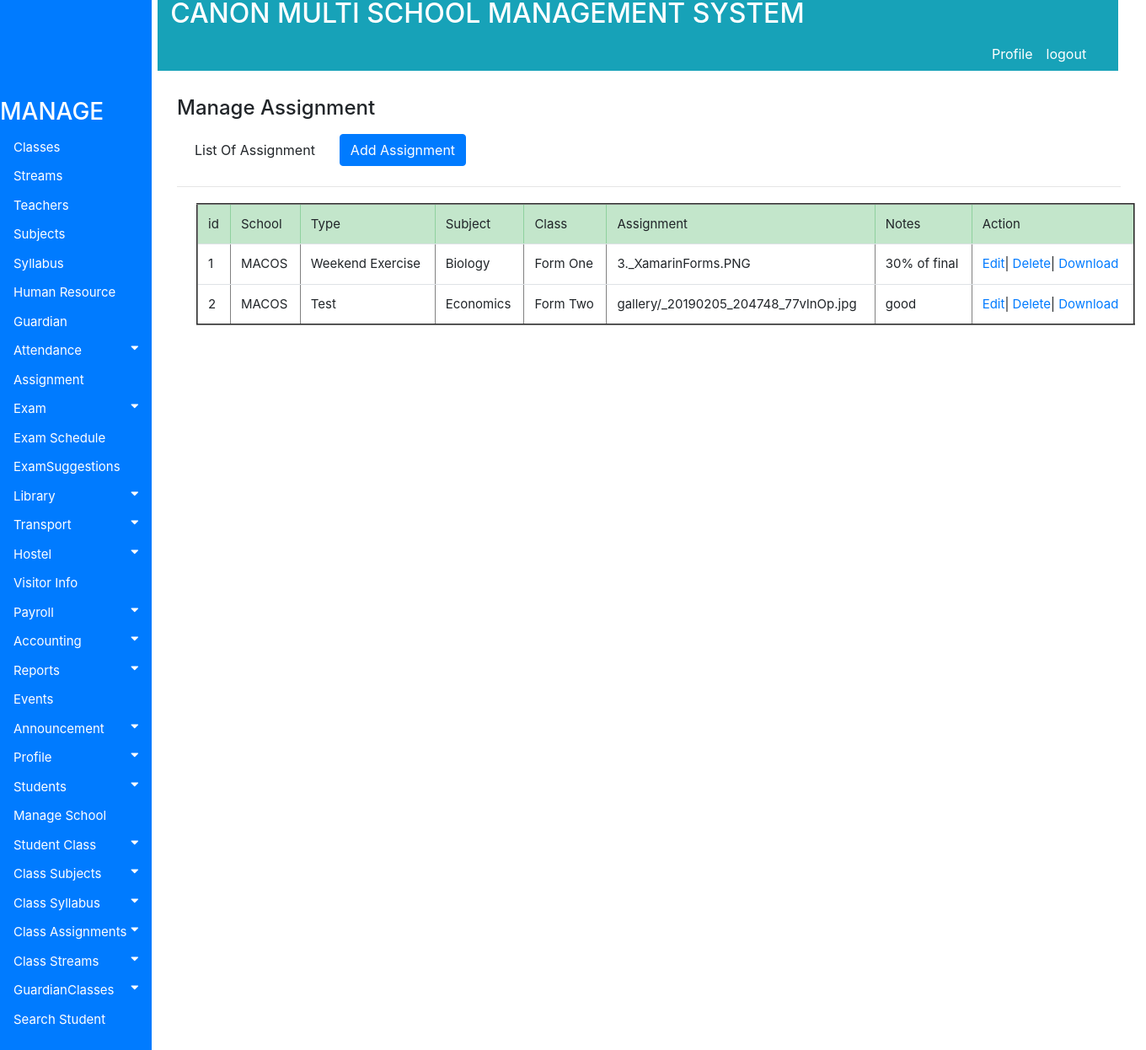
/accounts/viewassignment, run on the app's committed database.
### accounts/models.py (models this page shows, shortened)
class Assignment(models.Model):
    School = models.ForeignKey(School, on_delete=models.PROTECT, blank=True, null=True)
    AssignmentType = models.CharField(max_length=130)
    Class = models.ForeignKey(Classinformation, on_delete=models.PROTECT, blank=True, null=True)
    Subject = models.ForeignKey(Subjects, on_delete=models.PROTECT, blank=True, null=True)
    Deadline =models.CharField(max_length=130, blank=False)
    Assignment = models.FileField(upload_to="gallery", default="text")
    Notes = models.TextField(max_length=100)

class School (models.Model):
    SchoolCode=models.CharField(max_length=130)
    SchoolName=models.CharField(max_length=130)
    Address=models.CharField(max_length=130)
    Phone=models.CharField(max_length=130)
    DateOfRegistration=models.CharField(max_length=130)
    def __str__(self):
        return self.SchoolName

class Subjects(models.Model):
    choices = (('Compulsory','Compulsory'),('Optional','Optional'))
    Subjectname = models.CharField(max_length=130)
    Subjectcode = models.CharField(max_length=130)
    Author = models.CharField(max_length=130)
    Class = models.ForeignKey(Classinformation, on_delete=models.PROTECT, blank=True, null=True)
    SubjectTeacher = models.ForeignKey(TeachersInformation, on_delete=models.PROTECT, blank=True, null=True)
    Type = models.CharField(max_length=130, choices=choices, blank=False)
    OtherNotes = models.TextField(max_length=200, blank=True)
    def __str__(self):
        return self.Subjectname

class Classinformation(models.Model):
    School = models.ForeignKey(School, on_delete=models.PROTECT, blank=True, null=True)
    nameclass= (('Form_One','Form_One'), ('Form_Two', 'Form_Two'),('Form_Three','Form_Three'), ('Form_Four', 'Form_Four'),
    ('Form_Five_Arts','Form_Five_Arts'), ('Form_Five_Sciences', 'Form_Five_Sciences'),
    ('Form_Five_Six','Form_Six_Arts'), ('Form_Six_Sciences', 'Form_Six_Sciences'))
    ClassName = models.CharField(max_length=130, choices=nameclass, blank=False)
    ClassTeacher = models.ForeignKey(TeachersInformation, on_delete=models.PROTECT, blank=True, null=True)
    TotalStudents = models.CharField(max_length=30, blank=True)
    NumberOfSections = models.CharField(max_length=30, blank=True)
    def __str__(self):
        return self.ClassName

### accounts/views.py (the view)
def viewassignment(request):
    all_info = Assignment.objects.all()
    context={'all_info':all_info}
    return render(request, 'accounts/Assignment/viewassignment.html', context)

### accounts/templates/accounts/Assignment/viewassignment.html
{% extends 'base.html' %}
{% block body %}
<div class="container" style="margin-left: 200px;font-size: 20px; padding: 0px 10px;">
  <br><h4>Manage Assignment</h4>
  <nav class="nav navbar-expand">
    <ul class="navbar-nav mr-auto">
      <li class="nav-item">
      <a class="nav-link" href="#"><button class="btn btn-default">List Of Assignment</button></a>
      </li>
      <li class="nav-item">
      <a class="nav-link" href="{% url 'addassignment' %}"><button class="btn btn-primary">Add Assignment</button></a>
      </li>
    </ul>
  </nav>
  <hr style=" margin-top: 1rem;margin-bottom: 1rem;border: 0;
   border-top: 1px solid rgba(0, 0, 0, 0.1);"/>
   <div class="container" style="margin-left:20px; font-size:15px; padding:3px">
<table class="table table-hover" border="2">
   <thead class="table-success">
     <tr>
         <td>id</td>
         <td>School</td>
         <td>Type</td>
         <td>Subject</td>
         <td>Class</td>
         <td>Assignment</td>
         <td>Notes</td>
         <td>Action</td>
     </tr>
   </thead>
   <tbody>
     {% if all_info %}
     {% for item in all_info %}
     <tr>
       <td>{{ item.id}}</td>
       <td>{{ item.School}}</td>
       <td>{{ item.AssignmentType}}</td>
       <td>{{ item.Subject}}</td>
       <td>{{ item.Class}}</td>
       <td>{{ item.Assignment}}</td>
       <td>{{ item.Notes}}</td>
       <td><a href="{% url 'editassignment' pk=item.id  %}" >Edit</a>|
         <a href="{% url 'deleteassignment' pk=item.id %}" >Delete</a>|
         <a href="#" >Download</a>
       </td>
        {% endfor %}
     </tr>
     {% endif %}
   </tbody>
</table>
</div>
</div>
{% endblock %}

### accounts/static/css/style.css (style rules this page uses)
.container { margin-left: 200px;font-size: 10px; padding: 0px 10px; }
body { font-family: "Lato", sans-serif; }

### data on the page
Assignment: id "1", School "MACOS", AssignmentType "Weekend Exercise", Subject "Biology", Class "Form One", Assignment "3._XamarinForms.PNG", Notes "30% of final"
Assignment: id "2", School "MACOS", AssignmentType "Test", Subject "Economics", Class "Form Two", Assignment "gallery/_20190205_204748_77vlnOp.jpg", Notes "good"
